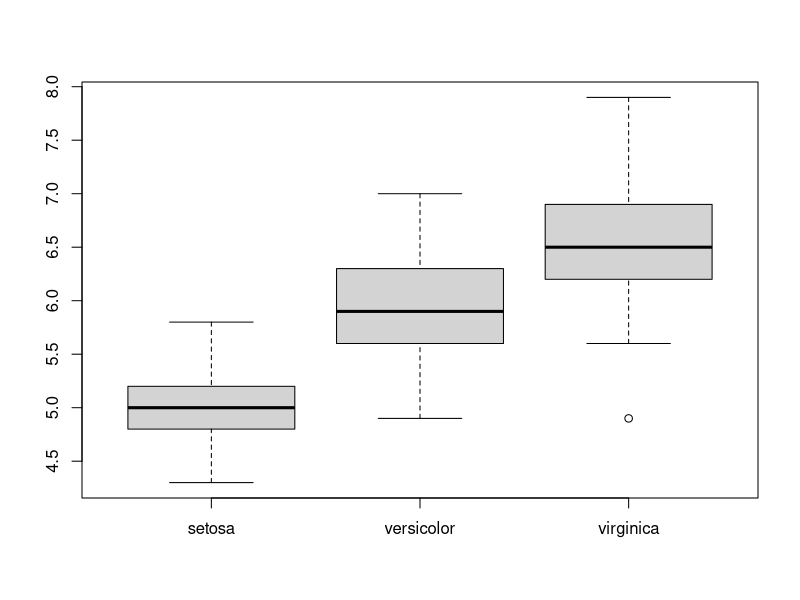
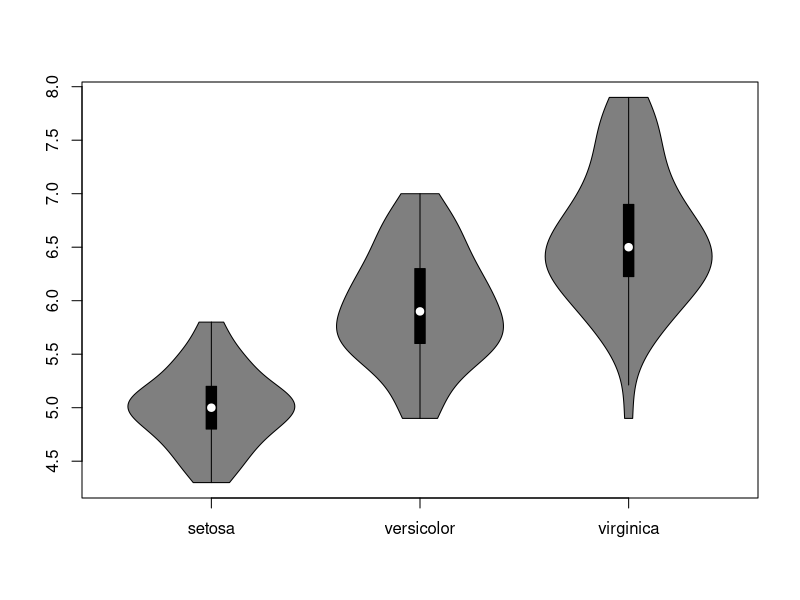
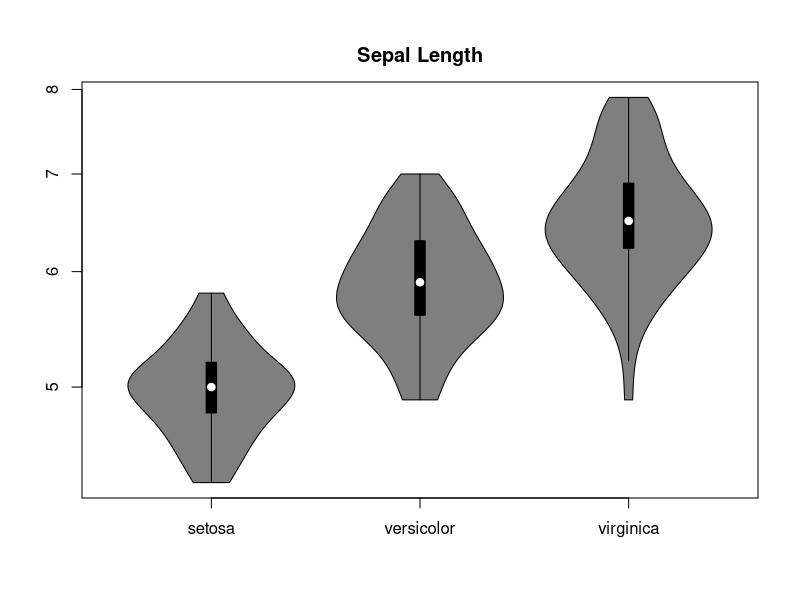
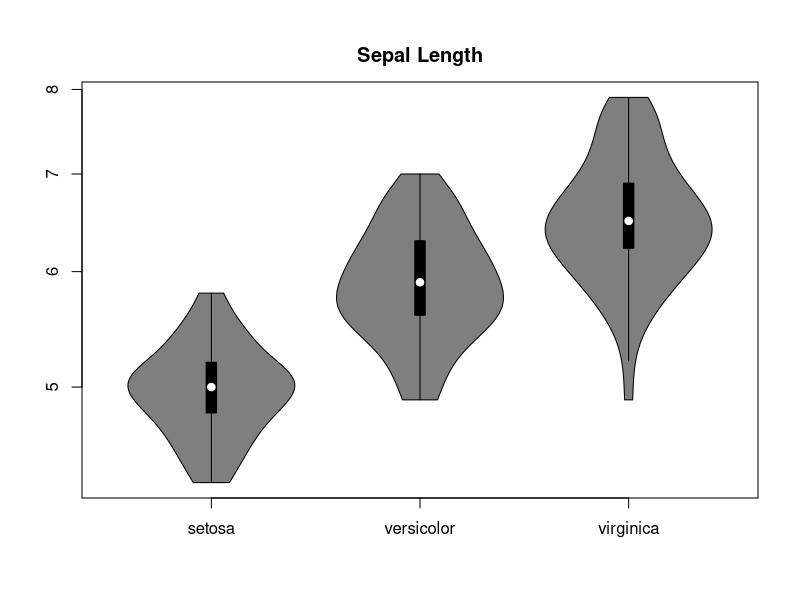
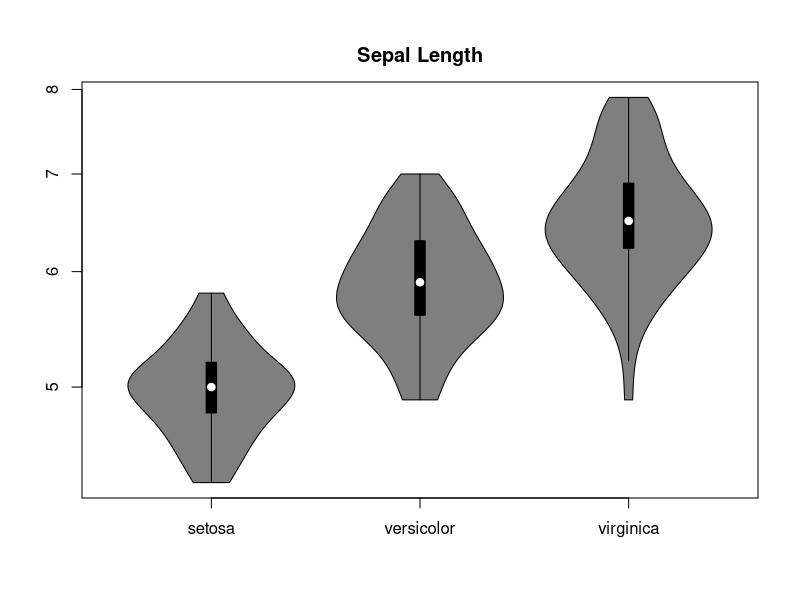
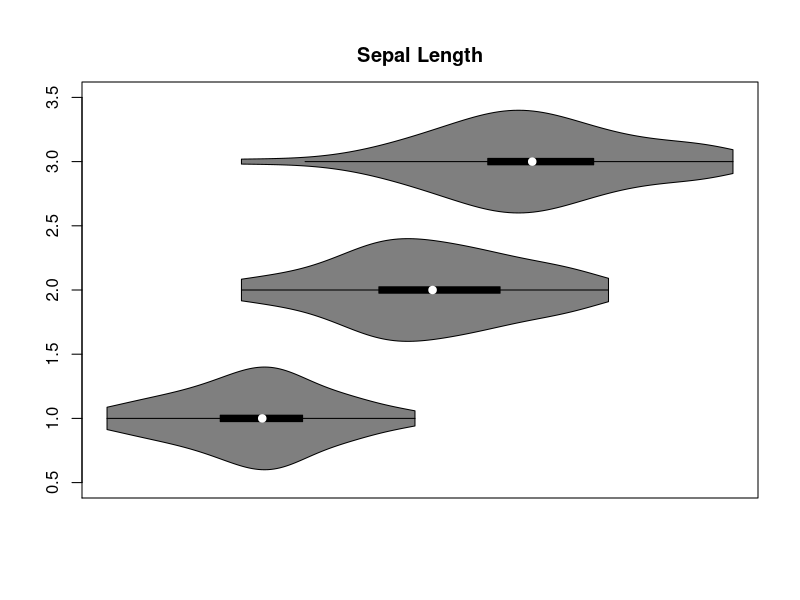
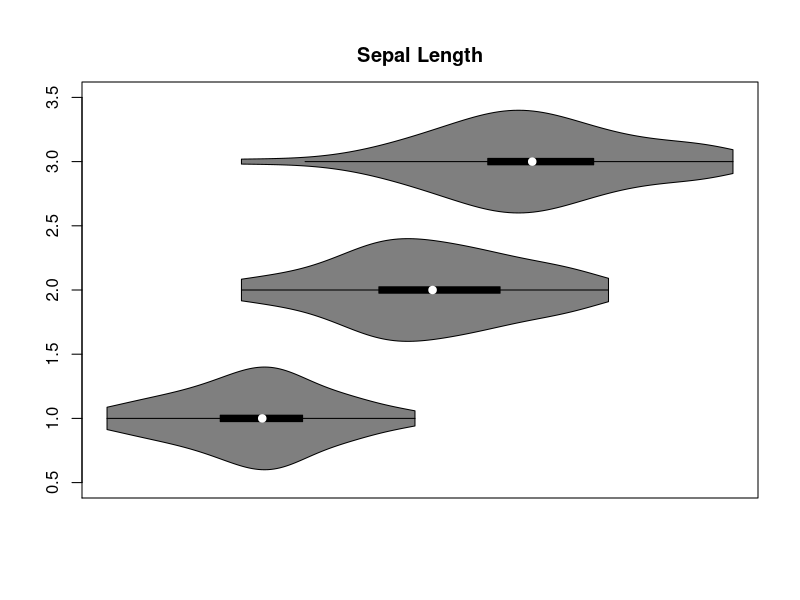
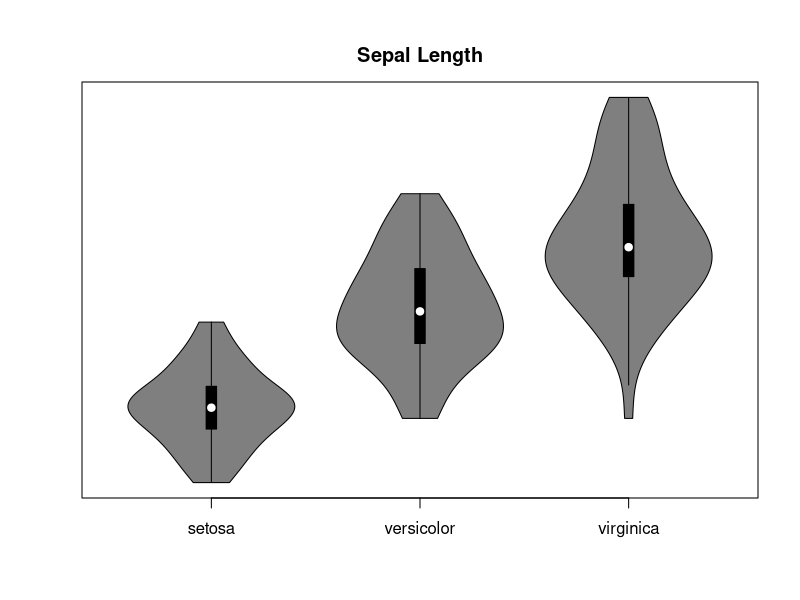

Write R code to recreate these figures, in order.
## ---- chunk 1
library("vioplot")
## ---- chunk 2
data(iris)
boxplot(iris$Sepal.Length[iris$Species=="setosa"], iris$Sepal.Length[iris$Species=="versicolor"], iris$Sepal.Length[iris$Species=="virginica"], names=c("setosa", "versicolor", "virginica"))
vioplot(iris$Sepal.Length[iris$Species=="setosa"], iris$Sepal.Length[iris$Species=="versicolor"], iris$Sepal.Length[iris$Species=="virginica"], names=c("setosa", "versicolor", "virginica"))
## ---- chunk 3
vioplot(iris$Sepal.Length[iris$Species=="setosa"], iris$Sepal.Length[iris$Species=="versicolor"], iris$Sepal.Length[iris$Species=="virginica"], names=c("setosa", "versicolor", "virginica"), main="Sepal Length", ylog = T)
## ---- chunk 4
vioplot(iris$Sepal.Length[iris$Species=="setosa"], iris$Sepal.Length[iris$Species=="versicolor"], iris$Sepal.Length[iris$Species=="virginica"], names=c("setosa", "versicolor", "virginica"), main="Sepal Length", log = T)
vioplot(iris$Sepal.Length[iris$Species=="setosa"], iris$Sepal.Length[iris$Species=="versicolor"], iris$Sepal.Length[iris$Species=="virginica"], names=c("setosa", "versicolor", "virginica"), main="Sepal Length", log = "y")
## ---- chunk 5
vioplot(iris$Sepal.Length[iris$Species=="setosa"], iris$Sepal.Length[iris$Species=="versicolor"], iris$Sepal.Length[iris$Species=="virginica"], names=c("setosa", "versicolor", "virginica"), main="Sepal Length", log = "", horizontal = TRUE)
vioplot(iris$Sepal.Length[iris$Species=="setosa"], iris$Sepal.Length[iris$Species=="versicolor"], iris$Sepal.Length[iris$Species=="virginica"], names=c("setosa", "versicolor", "virginica"), main="Sepal Length", log = "y", horizontal = TRUE)
## ---- chunk 6
vioplot(iris$Sepal.Length[iris$Species=="setosa"], iris$Sepal.Length[iris$Species=="versicolor"], iris$Sepal.Length[iris$Species=="virginica"], names=c("setosa", "versicolor", "virginica"), main="Sepal Length", yaxt="n")
vioplot(iris$Sepal.Length[iris$Species=="setosa"], iris$Sepal.Length[iris$Species=="versicolor"], iris$Sepal.Length[iris$Species=="virginica"], names=c("setosa", "versicolor", "virginica"), main="Sepal Length", ylog = T, yaxt="n")
## ---- chunk 7
vioplot(iris$Sepal.Length[iris$Species=="setosa"], iris$Sepal.Length[iris$Species=="versicolor"], iris$Sepal.Length[iris$Species=="virginica"], names=c("setosa", "versicolor", "virginica"), main="Sepal Length", yaxt="n")
axis(2, at=1:10, labels=1:10)
## ---- chunk 8
vioplot(iris$Sepal.Length[iris$Species=="setosa"], iris$Sepal.Length[iris$Species=="versicolor"], iris$Sepal.Length[iris$Species=="virginica"], names=c("setosa", "versicolor", "virginica"), main="Sepal Length", yaxt="n", log="y", ylim=c(log(4), log(9)))
axis(2, at=log(1:10), labels=1:10)
